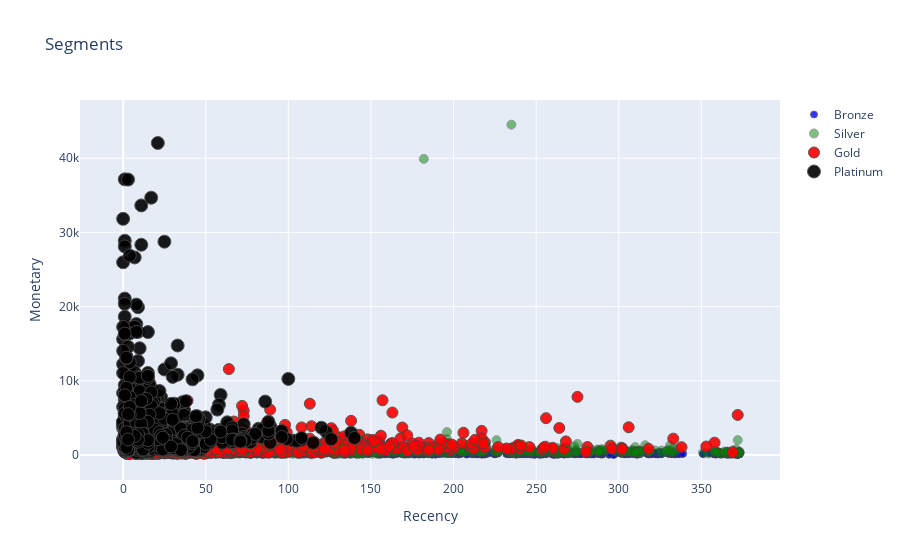

Notebook code cell kept with this figure:
### Markdown cell above
#### Silver customers spends the highest amount but buy very infrequently while Gold customers spend very low amount and also buy very infrequently. Some Platinum customers spend very highly but buy infrequently while some spend normally and buy frequently

### Code cell
#Recency Vs Monetary
graph = RFMScores.query("Monetary < 50000 and Frequency < 2000")

plot_data = [
    gobj.Scatter(
        x=graph.query("RFM_Loyalty_Level == 'Bronze'")['Recency'],
        y=graph.query("RFM_Loyalty_Level == 'Bronze'")['Monetary'],
        mode='markers',
        name='Bronze',
        marker= dict(size= 7,
            line= dict(width=1),
            color= 'blue',
            opacity= 0.8
           )
    ),
        gobj.Scatter(
        x=graph.query("RFM_Loyalty_Level == 'Silver'")['Recency'],
        y=graph.query("RFM_Loyalty_Level == 'Silver'")['Monetary'],
        mode='markers',
        name='Silver',
        marker= dict(size= 9,
            line= dict(width=1),
            color= 'green',
            opacity= 0.5
           )
    ),
        gobj.Scatter(
        x=graph.query("RFM_Loyalty_Level == 'Gold'")['Recency'],
        y=graph.query("RFM_Loyalty_Level == 'Gold'")['Monetary'],
        mode='markers',
        name='Gold',
        marker= dict(size= 11,
            line= dict(width=1),
            color= 'red',
            opacity= 0.9
           )
    ),
    gobj.Scatter(
        x=graph.query("RFM_Loyalty_Level == 'Platinum'")['Recency'],
        y=graph.query("RFM_Loyalty_Level == 'Platinum'")['Monetary'],
        mode='markers',
        name='Platinum',
        marker= dict(size= 13,
            line= dict(width=1),
            color= 'black',
            opacity= 0.9
           )
    ),
]

plot_layout = gobj.Layout(
        yaxis= {'title': "Monetary"},
        xaxis= {'title': "Recency"},
        title='Segments'
    )
fig = gobj.Figure(data=plot_data, layout=plot_layout)
po.iplot(fig)

### Figure 1 — Plotly figure (JSON) as saved in the notebook; plotly's stock layout.template omitted (floating-point values rounded to 4 significant figures; data arrays with more than 128 entries replaced by an {"elided": "..."} marker saying what was removed)
{"data": [{"marker": {"color": "blue", "line": {"width": 1}, "opacity": 0.8, "size": 7}, "mode": "markers", "name": "Bronze", "type": "scatter", "x": {"elided": "705 int values"}, "y": {"elided": "705 float values"}}, {"marker": {"color": "green", "line": {"width": 1}, "opacity": 0.5, "size": 9}, "mode": "markers", "name": "Silver", "type": "scatter", "x": {"elided": "894 int values"}, "y": {"elided": "894 float values"}}, {"marker": {"color": "red", "line": {"width": 1}, "opacity": 0.9, "size": 11}, "mode": "markers", "name": "Gold", "type": "scatter", "x": {"elided": "1180 int values"}, "y": {"elided": "1180 float values"}}, {"marker": {"color": "black", "line": {"width": 1}, "opacity": 0.9, "size": 13}, "mode": "markers", "name": "Platinum", "type": "scatter", "x": {"elided": "1123 int values"}, "y": {"elided": "1123 float values"}}], "layout": {"title": {"text": "Segments"}, "xaxis": {"title": {"text": "Recency"}}, "yaxis": {"title": {"text": "Monetary"}}}}
